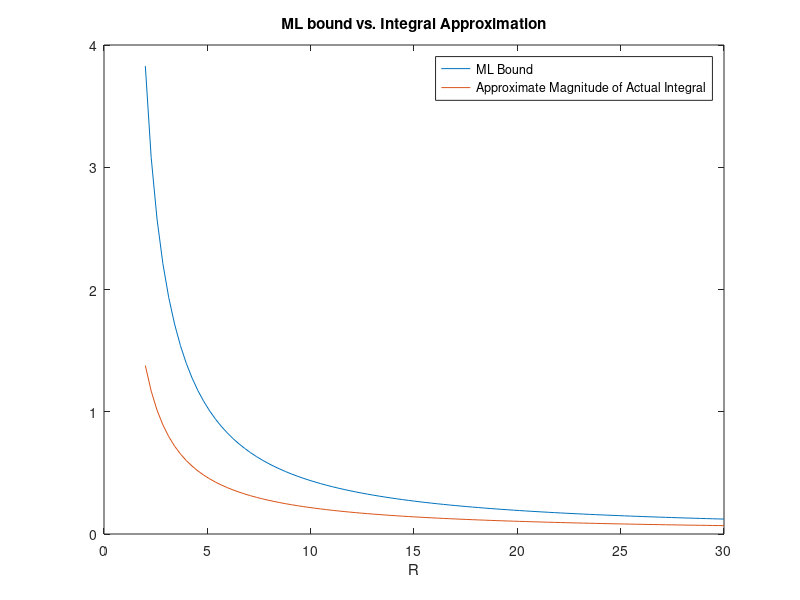

The MATLAB script that drew this image:
% ACM 95a Problem Set 3 
% Problem 1 Part B
% John Heath

clc; clear; close all;

% define a z(t) for ease of reading
z = @(t, R) R .* sin(t) - 1i .* R .* cos(t);
% First I will numerically evaluate the actual integral 
% This is the function to be integrated with respect to t
fun = @(t, R) (z(t, R) + log(R) + 1i .* (t - pi ./ 2)) ./ ...
    ((z(t, R)).^3 + 1) .* R .* (1i .* sin(t) + cos(t));

% This is a function that performs the integral using the specified value
% of r.
fun2 = @(R) abs(integral(@(t)fun(t, R), 0, pi));

% Now I will loop through r values from 2 to 30 and make an array of
% values.
resolution = 100;
r_dist = linspace(2, 30, resolution);
approx = zeros(resolution, 1);
for i = 1:resolution
    r = r_dist(i);
    approx(i) = fun2(r);
end
ml_bound = pi .* (r_dist.^2 + r_dist .* log(r_dist) + pi / 2 .* r_dist) ./ ...
          (r_dist.^3 - 1);

p = plot(r_dist, ml_bound, r_dist, approx);
legend({'ML Bound','Approximate Magnitude of Actual Integral'},...
       'Location','Northeast');
xlabel("R");
title("ML bound vs. Integral Approximation");